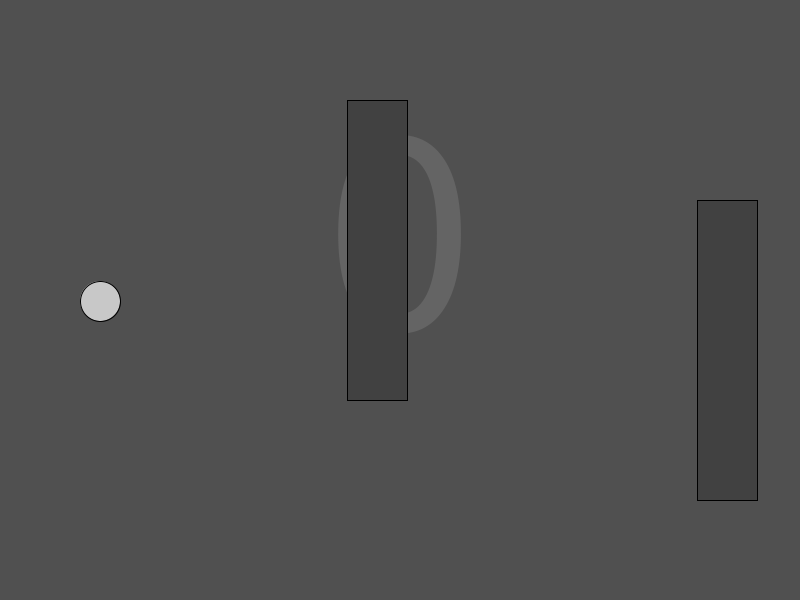
Frame 1 (no input)
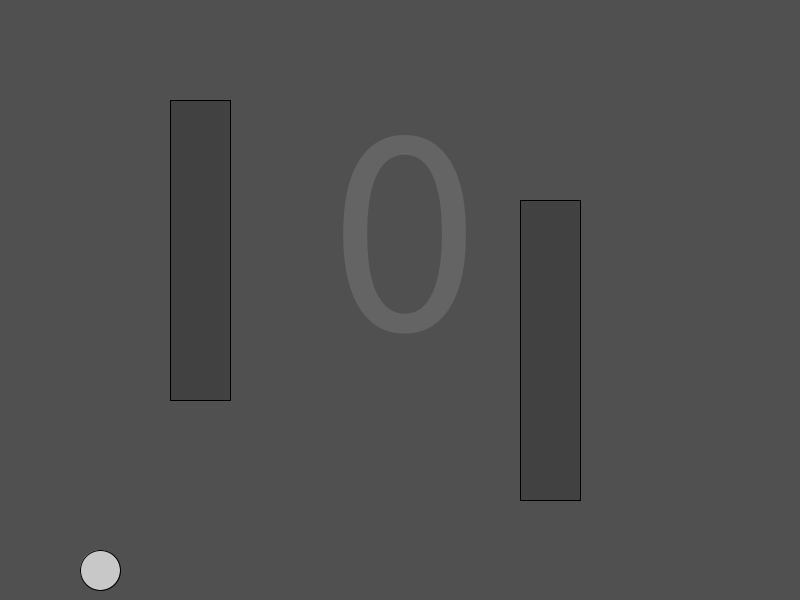
Frame 60 (the mouse pressed at the canvas centre just before this capture)
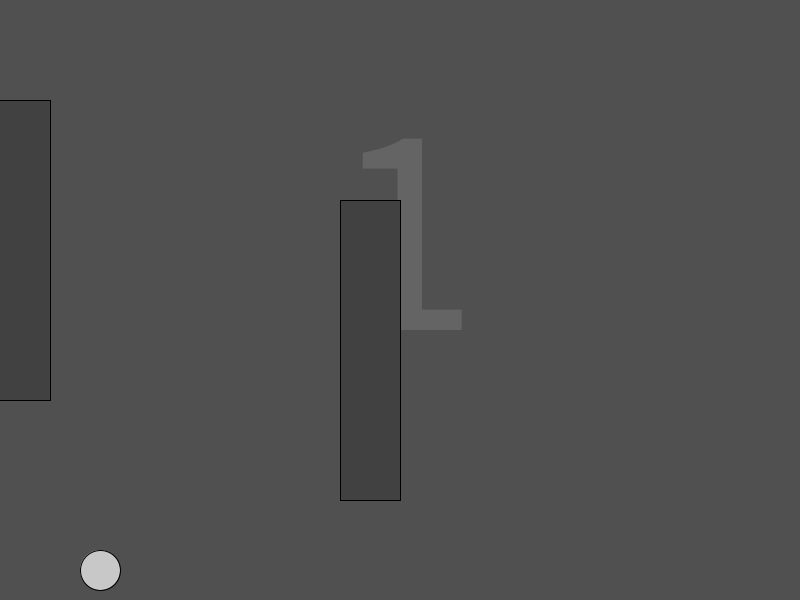
Frame 120 (the mouse held since frame 60 and released just before this capture)

The Processing sketch that drew these frames (run headless with seeded random() and noise(); from frame 60 on, the mouse is pressed at the canvas centre):

// Processing sketch: Eindopdracht
// ── Eindopdracht.pde
int x = 100;
int y = 300;
int speedY = 0; 
boolean SpacePressed = false;
int[] buildingX = {350, 700};
float[] buildingY = {100, 200};
int buildingWidth = 60;
int ballWidth = 40;
int heightY = 0;
int score = 0;
int frameRate = 60;
int textX = 325;
boolean gameOver = false;  

void setup() {
  size(800, 600);
}

void draw() {
  if (!gameOver) {  
    frameRate(frameRate);
    background(80, 80, 80);
    textSize(300);
    fill(100, 100, 100);
    text(score, textX, 330);
    
    updateHelicopter();
    displayHelicopter();
    updateBuildings();
    displayBuildings();
  
    for (int i = 0; i < buildingX.length; i++) {
      if (x + (ballWidth / 2) >= buildingX[i] && x - (ballWidth / 2) <= buildingX[i] && y + (ballWidth / 2) >= buildingY[i] && y <= buildingY[i] + 300) {
        gameOver = true; 
      }
    }

    for (int i = 0; i < buildingX.length; i++) {
      if (buildingX[i] == 98) {
        score += 1; 
        frameRate += 6;
      }
    }
    
    if (score == 10) {
      textX = 255;
    }
    if (score == 0) {
      textX = 330;
    }
  } else {
    background(90, 90, 90);
    textSize(100);
    fill(150, 150, 150);
    text("YOU LOST", 195, 280);
    fill(255,0,0);
    textSize(60);
    text("YOUR SCORE:",195,170);
    textSize(70);
    text(score,540,173);
    
    fill(180, 180, 180);
    rect(295, 330, 165, 60);
    fill(255);
    textSize(40);
    text("RESTART", 305, 373);
  }
}

void updateBuildings() {
  for (int i = 0; i < buildingX.length; i++) {
    buildingX[i] -= 3;
    if (buildingX[i] < -buildingWidth) {
      buildingX[i] = width;
      buildingY[i] = random(-70, 350);
    }
  }
}

void displayBuildings() {
  fill(65, 65, 65);
  for (int i = 0; i < buildingX.length; i++) {
    rect(buildingX[i], buildingY[i], buildingWidth, 300);
  }
}

void updateHelicopter() {
  if (!SpacePressed) {
    speedY += 1;
  } else {
    speedY -= 2;
  }

  if (speedY > 5) speedY = 5;
  if (speedY < -5) speedY = -5;

  y += speedY;

  if (y < 0) {
    y = 0;
    speedY = 0;
  }
  if (y > height - 30) {
    y = height - 30;
    speedY = 0;
  }
}

void displayHelicopter() {
  fill(200, 200, 200);
  ellipse(x, y, ballWidth, ballWidth);
}

void keyPressed() {
  if (key == ' ') {
    SpacePressed = true;
  }
}

void keyReleased() {
  if (key == ' ') {
    SpacePressed = false;
  }
}

void mousePressed() {
  if (gameOver && mouseX >= 295 && mouseX <= 460 && mouseY >= 290 && mouseY <= 480) {
    restartGame();  
  }
}

void restartGame() {
  x = 100;
  y = 300;
  speedY = 0;
  SpacePressed = false;
  buildingX = new int[] {350, 700};
  buildingY = new float[] {random(-70, 270), random(-70, 270)};
  score = 0;
  frameRate = 60;
  textX = 170;
  gameOver = false;  
}
